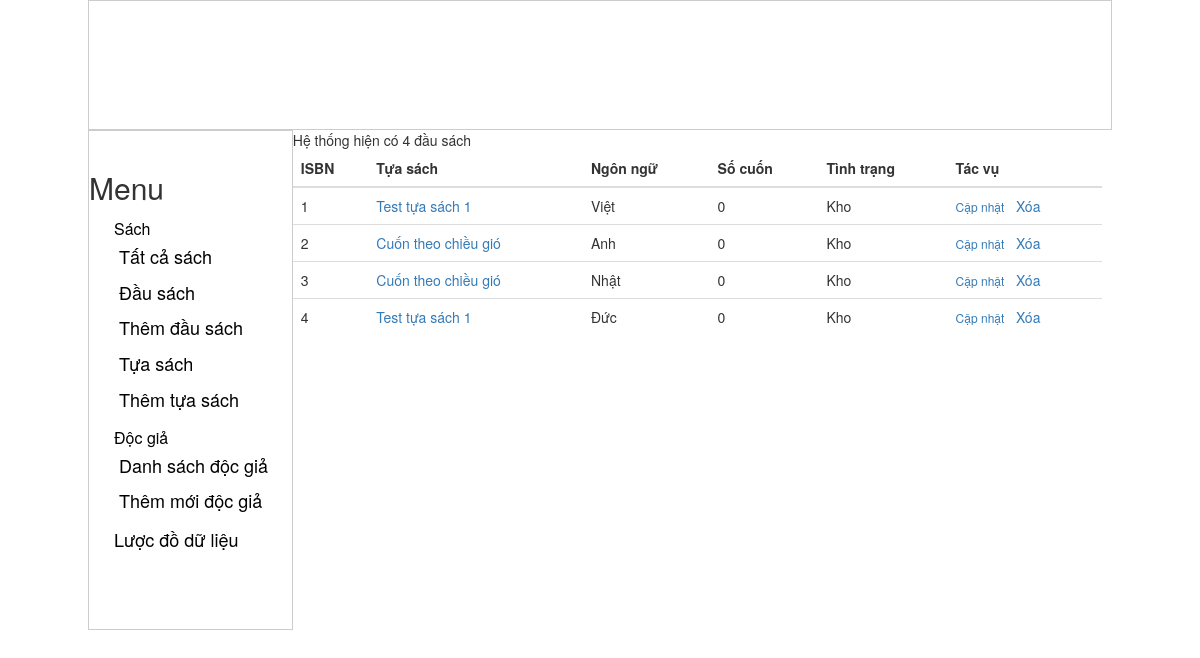
The app's page /index.php?act=list_dau_sach, older data.
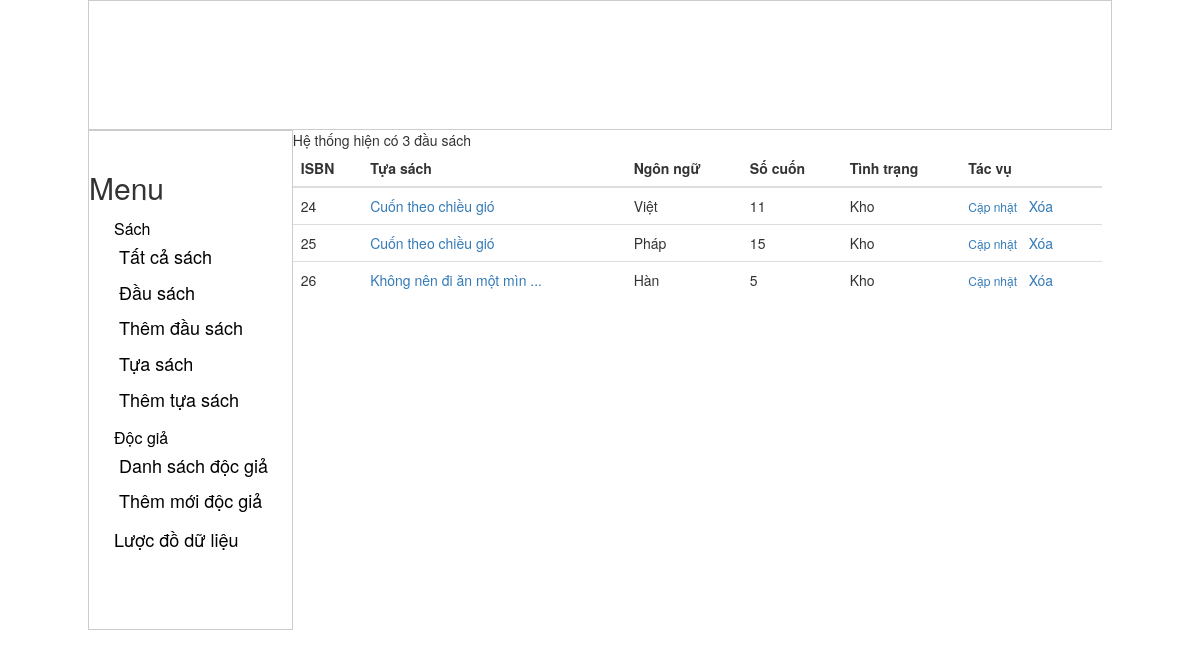
The same page, newer data.
### tables this page shows
CREATE TABLE `dausach` (
  `isbn` int(11) UNSIGNED NOT NULL,
  `ma_tuasach` int(11) NOT NULL,
  `ngonngu` varchar(15) NOT NULL,
  `bia` varchar(255) NOT NULL,
  `trangthai` varchar(1) NOT NULL
);

CREATE TABLE `tuasach` (
  `ma_tuasach` int(11) UNSIGNED NOT NULL,
  `tuasach` varchar(255) NOT NULL,
  `tacgia` varchar(255) NOT NULL,
  `tomtat` text NOT NULL
);

### inc/class_dau_sach.php (called while the page is built, shortened)
<?php
Class DauSach{
	protected $conn;
	static $instance;
	function __construct() {
		global $conn;
		$this->conn 	= $conn;
		$this->table 	= 'dausach';
	}
	static function getInstance(){
        if(self::$instance !== null){
            return self::$instance;
        }
        self::$instance = new DauSach();
        return self::$instance;
    }
	function getMaTuaSachByISBN($isbn){
		$sql 	= "SELECT ma_tuasach FROM $this->table WHERE isbn = {$isbn}";
		$result = $this->conn->query($sql);
		if ( $result->num_rows > 0 ) {
			while( $row = $result->fetch_assoc() ) {
				return $row['ma_tuasach'];
			}
		}
		return 0;
	}
	function getTuaSachByISBN($isbn){
		$ma_tuasach = $this->getMaTuaSachByISBN($isbn);
		$tuasach 	=  TuaSach::getInstance();
		return $tuasach->getTitleTuaSach($ma_tuasach);
	}
	function demSoLuong($isbn){
		$sql = "SELECT count(isbn) FROM cuonsach WHERE isbn = {$isbn}";
		$result = $this->conn->query($sql);
		$row = mysqli_fetch_row($result);
		return $row[0];
	}
	public static function listDauSach($select_all = 0, $posts_per_age = 10, $current_page = 1) {
		global $conn;
		if($select_all){
			$sql ="SELECT * FROM dausach";
			$result = $conn->query($sql);
			if ($result->num_rows > 0) {
				return $result;
			}
			return 0;
		} else {
			$offset = $posts_per_age * ($current_page - 1);
			$sql ="SELECT * FROM dausach LIMIT {$posts_per_age} OFFSET {$offset}";
			$result = $conn->query($sql);
			if ($result->num_rows > 0) {
				return $result;
			}
			return 0;
		}
	}
}

### inc/main.php (called while the page is built, shortened)
			<?php
	function get_ngon_ngu($ma_ngon_ngu){
		switch ($ma_ngon_ngu) {
			case '2':
				return 'Anh';
				break;
			case '3':
				return 'Pháp';
				break;
			case '4':
				return 'Đức';
				break;
			case '6':
				return 'Nhật';
				break;
			case '7':
				return 'Hàn';
				break;
			default:
				return 'Việt';
				break;
		}
	}
	require('class_tua_sach.php');
	require('class_dau_sach.php');
	function getTuaSachByISBN($isbn){
		$dausach = DauSach::getInstance();
		return $dausach->getTuaSachByISBN($isbn);
	}
	function limit_string($string, $len) {
		$t_len 		= $len;
		$string_len = strlen($string);
	    if($len >  $string_len){
	    	$len = $string_len;
	    }
	    $pos = strpos($string, ' ', $len);
	    if($pos){
	    	$string = substr($string,0,$pos);
	    } else {
	    	$string = substr($string,0,$len);
	    }
	     if($t_len < $string_len)
	     	$string .= ' ...';
	    return $string ;
	}
function demSoLuongDauSach($isbn){
	$dausach = DauSach::getInstance();
	return $dausach->demSoLuong($isbn);
}

### inc/class_tua_sach.php (called while the page is built, shortened)
<?php
Class TuaSach{
	protected $conn;
	protected $table;
	static $instance;
	function __construct(){
		global $conn;
		$this->conn = $conn;
		$this->table = 'tuasach';
	}
	static function getInstance(){
        if(self::$instance !== null){
            return self::$instance;
        }
        self::$instance = new TuaSach();
        return self::$instance;
    }
	function getTitleTuaSach($ma_tuasach){
		$result = $this->kiemTraTuaSachTonTai($ma_tuasach);
		if( $result ){
			while( $row = $result->fetch_assoc() ) {
				return $row['tuasach'];
			}
		}
		return 0;
	}
	function kiemTraTuaSachTonTai($ma_tuasach){
		$sql ="SELECT * FROM {$this->table} WHERE ma_tuasach = {$ma_tuasach} ";
		$result = $this->conn->query($sql);
		if ($result->num_rows > 0) {
			return $result;
		}
		return 0;
	}
}

### module/list_dau_sach.php (the view, shortened to what this page needs)
<?php
$total = DauSach::listDauSach($select_all = 1);
if( !empty($total) ){
	$url = 'act=list_dau_sach&';
	$total_record = $total->num_rows;
    $current_page = isset($_GET['page']) ? $_GET['page'] : 1;
    $posts_per_page = 10;
	$result = DauSach::listDauSach($select_all = 0, $posts_per_page, $current_page );
	echo "Hệ thống hiện có {$total_record} đầu sách";
	echo '<table class="table ">';
	echo '<thead><tr><th> ISBN</th> <th> Tựa sách </th><th> Ngôn ngữ </th><th> Số cuốn</th><th> Tình trạng </td> <th> Tác vụ </th> </tr></thead>';
	echo ' <tbody>';
	while( $row = $result->fetch_assoc() ) {
		$isbn 		= $row['isbn'];
        $ngonngu = $row['ngonngu'];
		$trangthai 	= ($row['trangthai'] == 1)  ?  'Kho' :'Đang mượn';
		echo '<tr>';
        echo "<td> " . $isbn. " </td><td> <a class='' href= 'index.php?act=frm_add_dau_sach&id=".$isbn."'> " . limit_string( getTuaSachByISBN($isbn),30). "</a> </td>";
        echo '<td>'.get_ngon_ngu($ngonngu).'</td>';
        echo '<td>'.demSoLuongDauSach($isbn).'</td>';
        echo "<td>". $trangthai. "</td>";
        echo "<td><a  class='action'  href='index.php?act=frm_add_dau_sach&id=".$isbn."'>Cập nhật</a> &nbsp; <a href='index.php?{$url}page={$current_page}&del={$isbn}' onclick ='return remove_tua_sach()'> Xóa</a>  ";
        echo '</tr>';
    }
    echo '</tbody>';
    echo '</table>';
} else {
    echo 'Chưa có đầu sách nào trong hệ thống';
    ?>
    <a href="index.php?act=frm_add_dau_sach"> Thêm mới một đầu sách</a>
    <?php
}

Row changes from the older to the newer data that the page shows:
removed dausach: isbn "1", limit_string( getTuaSachByISBN($isbn),30) "Test tựa sách 1", ngonngu "Việt", isbn "0", trangthai "Kho"
removed dausach: isbn "2", limit_string( getTuaSachByISBN($isbn),30) "Cuốn theo chiều gió", ngonngu "Anh", isbn "0", trangthai "Kho"
removed dausach: isbn "3", limit_string( getTuaSachByISBN($isbn),30) "Cuốn theo chiều gió", ngonngu "Nhật", isbn "0", trangthai "Kho"
removed dausach: isbn "4", limit_string( getTuaSachByISBN($isbn),30) "Test tựa sách 1", ngonngu "Đức", isbn "0", trangthai "Kho"
added dausach: isbn "24", limit_string( getTuaSachByISBN($isbn),30) "Cuốn theo chiều gió", ngonngu "Việt", isbn "11", trangthai "Kho"
added dausach: isbn "25", limit_string( getTuaSachByISBN($isbn),30) "Cuốn theo chiều gió", ngonngu "Pháp", isbn "15", trangthai "Kho"
added dausach: isbn "26", limit_string( getTuaSachByISBN($isbn),30) "Không nên đi ăn một mìn ...", ngonngu "Hàn", isbn "5", trangthai "Kho"
Text that changed along with them:
$total_record: "4" → "3"
